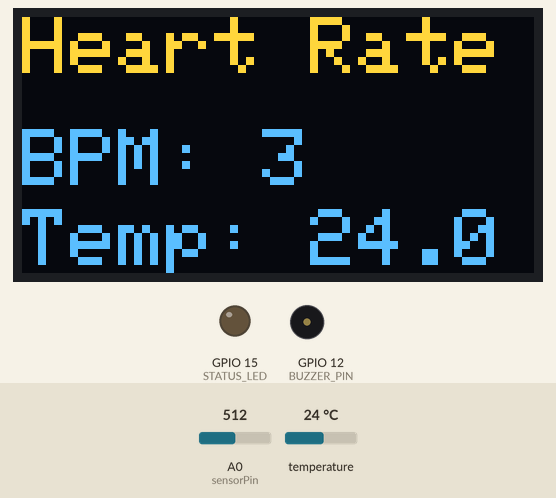
This sketch was run on a simulated ESP8266 (NodeMCU). On the bench: 128×64 one-colour display, output pins drawn as LEDs (lit = HIGH), buzzer (waves = sounding, pin HIGH). Inputs (shaded band) come from the test bench; at power-on: A0 (sensorPin) = 512, temperature 24 °C. The OLED is the two-colour kind (top 16 rows yellow); WiFi joins after 1.5 s; servers stay silent unless stated; uploads are accepted with an empty reply; what the sketch prints to the serial monitor is not drawn.

Above: at 22.8 s.
At 107.6 s:
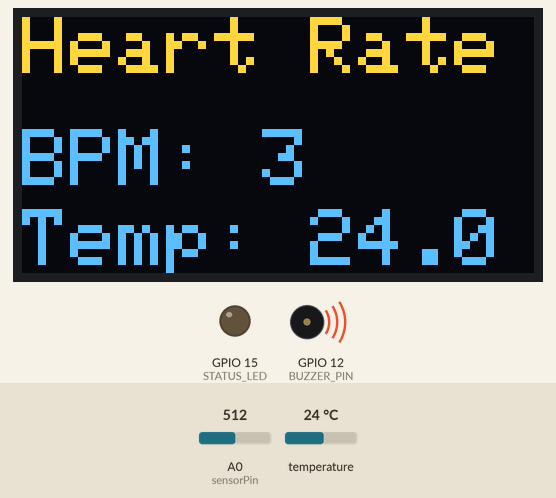
Timing chart, 0 to 130.0 s (numbered marks = the images above):
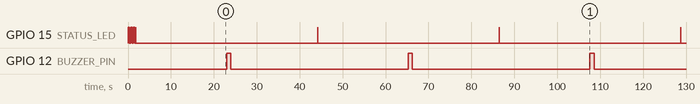

Measured:
- by itself, GPIO 15 (STATUS_LED): HIGH → LOW at 0.33 s, → HIGH 0.30 s later, → LOW 0.30 s later, → HIGH 0.30 s later, … (13 changes in this stretch)
- by itself, GPIO 12 (BUZZER_PIN): alternates HIGH for 1.0 s and LOW for 41.3 s

The sketch:

heart_rate_monitor.ino
```cpp
/*
  IoT-Based Heart Rate and Temperature Monitoring System
  ---------------------------------------------------------
  Reads heart rate (analog pulse sensor) and body temperature (DS18B20),
  displays live status on an OLED, logs data to ThingSpeak, and sends
  an emergency SMS via Twilio when readings fall outside a safe range.

  Hardware:
    - ESP8266 NodeMCU
    - Analog pulse/heartbeat sensor on A0
    - DS18B20 temperature sensor (OneWire)
    - SSD1306 OLED display (I2C)
    - Buzzer + status LED

  NOTE: Replace all placeholder values below (WiFi, ThingSpeak, Twilio)
  with your own credentials in a private config — never commit real
  credentials to a public repository.
*/

#include <SPI.h>
#include <Wire.h>
#include <Adafruit_SSD1306.h>
#include <Adafruit_GFX.h>
#include <ESP8266WiFi.h>
#include <WiFiClientSecure.h>
#include <ESP8266HTTPClient.h>
#include <ThingSpeak.h>
#include <OneWire.h>
#include <DallasTemperature.h>

Adafruit_SSD1306 display(128, 64, &Wire);
WiFiClient client;

// ---------------- Pin Definitions ----------------
const int sensorPin = A0;   // Pulse sensor analog input
#define STATUS_LED   15      // D8 - status/heartbeat LED (GPIO15 = D8 on NodeMCU)
#define BUZZER_PIN   12      // D6 - buzzer
#define ONE_WIRE_BUS 4        // D2 - DS18B20 data pin

OneWire oneWire(ONE_WIRE_BUS);
DallasTemperature tempSensor(&oneWire);

// ---------------- Heart Rate Variables ----------------
int sensorValue;
int lastSensorValue = 0;
int count = 0;
unsigned long starttime = 0;
int heartrate = 0;
boolean peakDetected = false;

// ---------------- Temperature Variable ----------------
float temperatureC = 0.0;

// ---------------- WiFi Credentials (placeholder) ----------------
const char* WIFI_SSID     = "YOUR_WIFI_SSID";
const char* WIFI_PASSWORD = "YOUR_WIFI_PASSWORD";

// ---------------- ThingSpeak Credentials (placeholder) ----------------
unsigned long myChannelNumber = 0000000;              // Your channel ID
const char myWriteAPIKey[]    = "YOUR_THINGSPEAK_WRITE_API_KEY";

// ---------------- Twilio Credentials (placeholder) ----------------
const char* TWILIO_SID          = "YOUR_TWILIO_SID";
const char* TWILIO_AUTH_TOKEN   = "YOUR_TWILIO_AUTH_TOKEN";
const char* TWILIO_NUMBER       = "YOUR_TWILIO_PHONE_NUMBER";
const char* RECEIVER_NUMBER     = "YOUR_RECEIVER_PHONE_NUMBER";

void sendSMSAlert(int bpm); // forward declaration

void setup(void) {
  display.begin(SSD1306_SWITCHCAPVCC, 0x3C);
  pinMode(STATUS_LED, OUTPUT);
  pinMode(BUZZER_PIN, OUTPUT);
  digitalWrite(STATUS_LED, LOW);
  digitalWrite(BUZZER_PIN, LOW);

  Serial.begin(115200);
  display.clearDisplay();

  Serial.print("Connecting to WiFi");
  WiFi.begin(WIFI_SSID, WIFI_PASSWORD);
  while (WiFi.status() != WL_CONNECTED) {
    digitalWrite(STATUS_LED, HIGH);
    delay(300);
    digitalWrite(STATUS_LED, LOW);
    delay(300);
    Serial.print(".");
  }
  Serial.println();
  Serial.println("WiFi Connected!");
  Serial.print("IP Address: ");
  Serial.println(WiFi.localIP());

  ThingSpeak.begin(client);
  tempSensor.begin();
}

void loop() {
  starttime = millis();
  count = 0;
  lastSensorValue = 0;
  peakDetected = false;

  // Reading pulse sensor for 20 seconds using a DYNAMIC (self-adjusting) threshold
  while (millis() < starttime + 20000) {
    sensorValue = analogRead(sensorPin);

    // Detect heartbeat using a dynamic threshold based on the previous sample
    if ((sensorValue > lastSensorValue + 50) && !peakDetected) {
      count++;
      digitalWrite(STATUS_LED, HIGH);
      delay(10);
      digitalWrite(STATUS_LED, LOW);
      peakDetected = true;
    } else if (sensorValue < lastSensorValue - 50) {
      peakDetected = false; // reset once signal drops back down
    }

    lastSensorValue = sensorValue;
    delay(50);
  }

  Serial.print("Pulse count: ");
  Serial.println(count);

  heartrate = count * 3; // 20-second window -> multiply by 3 for BPM
  Serial.print("BPM = ");
  Serial.println(heartrate);

  // ---------------- Read Temperature ----------------
  tempSensor.requestTemperatures();
  temperatureC = tempSensor.getTempCByIndex(0);
  Serial.print("Temperature = ");
  Serial.print(temperatureC);
  Serial.println(" C");

  // ---------------- Display live BPM on OLED ----------------
  display.clearDisplay();
  display.setTextColor(WHITE);
  display.setCursor(0, 0);
  display.setTextSize(2);
  display.println("Heart Rate");
  display.setCursor(0, 28);
  display.print("BPM: ");
  display.print(heartrate);
  display.setCursor(0, 48);
  display.print("Temp: ");
  display.print(temperatureC);
  display.display();

  // ---------------- Upload heart-rate and temperature data to ThingSpeak cloud ----------------
  ThingSpeak.setField(1, heartrate);
  ThingSpeak.setField(2, temperatureC);
  int status = ThingSpeak.writeFields(myChannelNumber, myWriteAPIKey);
  if (status == 200) {
    Serial.println("Data sent successfully to ThingSpeak!");
  } else {
    Serial.print("Error sending data. HTTP Code: ");
    Serial.println(status);
  }

  // ---------------- Send SMS if BPM is outside the safe range ----------------
  if (heartrate < 50 || heartrate > 120) {
    sendSMSAlert(heartrate);
  }

  delay(20000); // Wait before next reading (always runs, alert or not)
}

// ---------------- Twilio SMS Alert ----------------
void sendSMSAlert(int bpm) {
  Serial.println("ALERT: Abnormal Heart Rate Detected!");

  // Sound the buzzer to give a local audible alert alongside the SMS
  digitalWrite(BUZZER_PIN, HIGH);
  delay(1000);
  digitalWrite(BUZZER_PIN, LOW);

  WiFiClientSecure secureClient;
  secureClient.setInsecure(); // For testing only; use certificate validation in production

  HTTPClient https;
  String url = "https://api.twilio.com/2010-04-01/Accounts/" + String(TWILIO_SID) + "/Messages.json";

  String postData = "To=" + String(RECEIVER_NUMBER) +
                     "&From=" + String(TWILIO_NUMBER) +
                     "&Body=Emergency! Abnormal Heart Rate Detected: " + String(bpm) + " BPM";

  https.begin(secureClient, url);
  https.setAuthorization(TWILIO_SID, TWILIO_AUTH_TOKEN);
  https.addHeader("Content-Type", "application/x-www-form-urlencoded");

  int httpResponseCode = https.POST(postData);

  if (httpResponseCode > 0) {
    Serial.print("SMS Sent! Response: ");
    Serial.println(httpResponseCode);
  } else {
    Serial.print("Error Sending SMS: ");
    Serial.println(httpResponseCode);
  }

  https.end();
}
```
